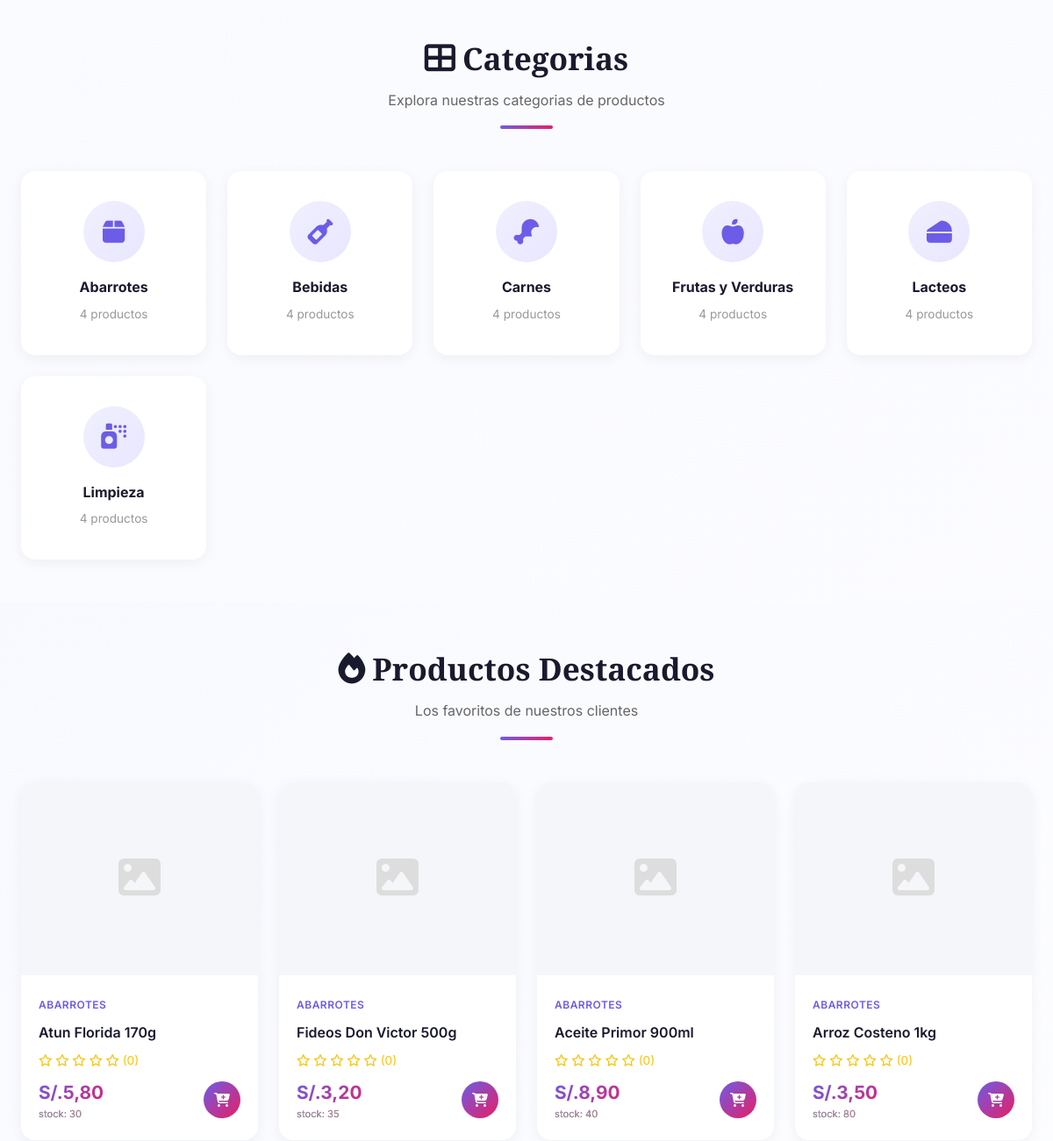
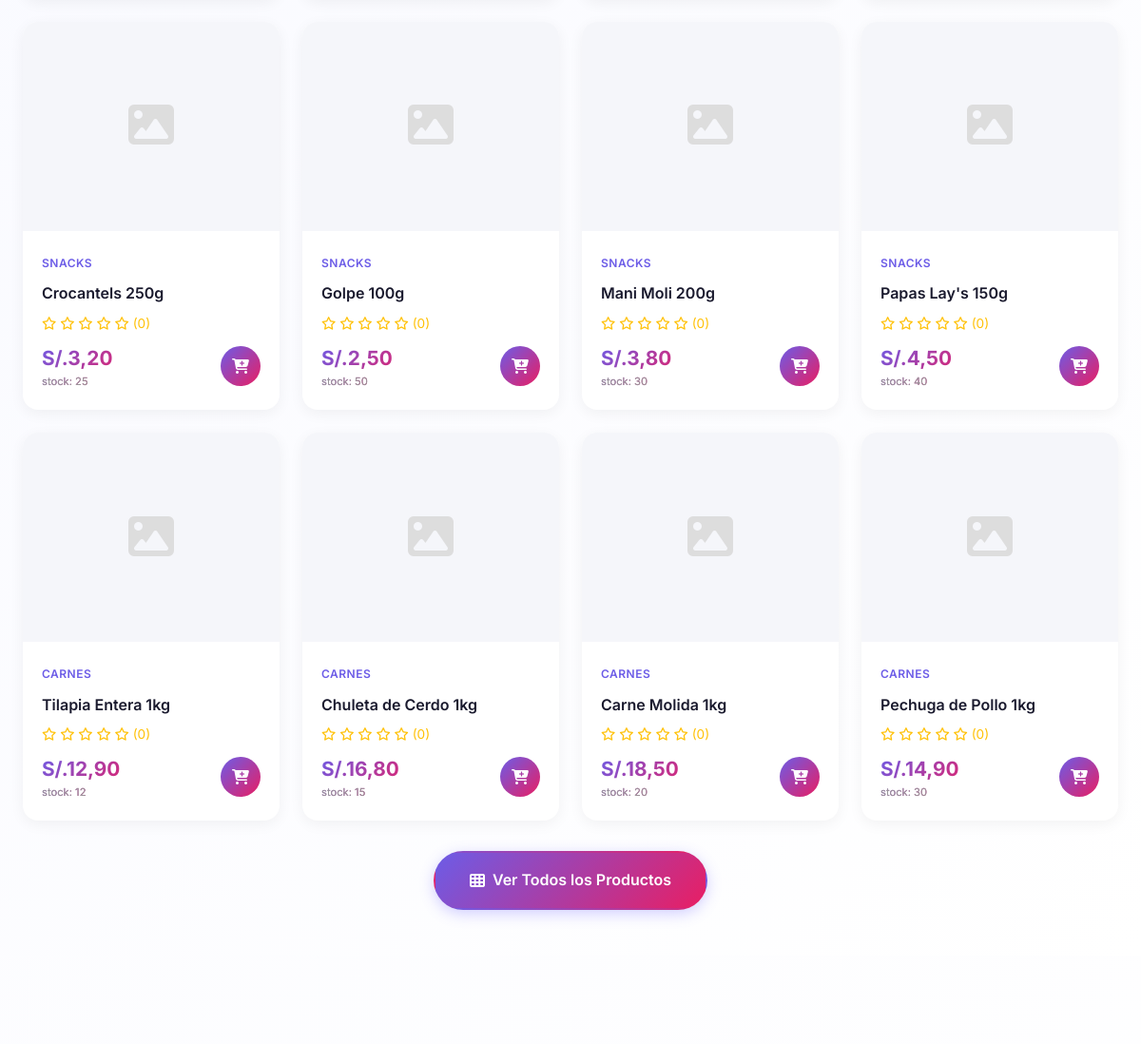
Before: / (middle part) with the older database file (2 pictures, top to bottom).
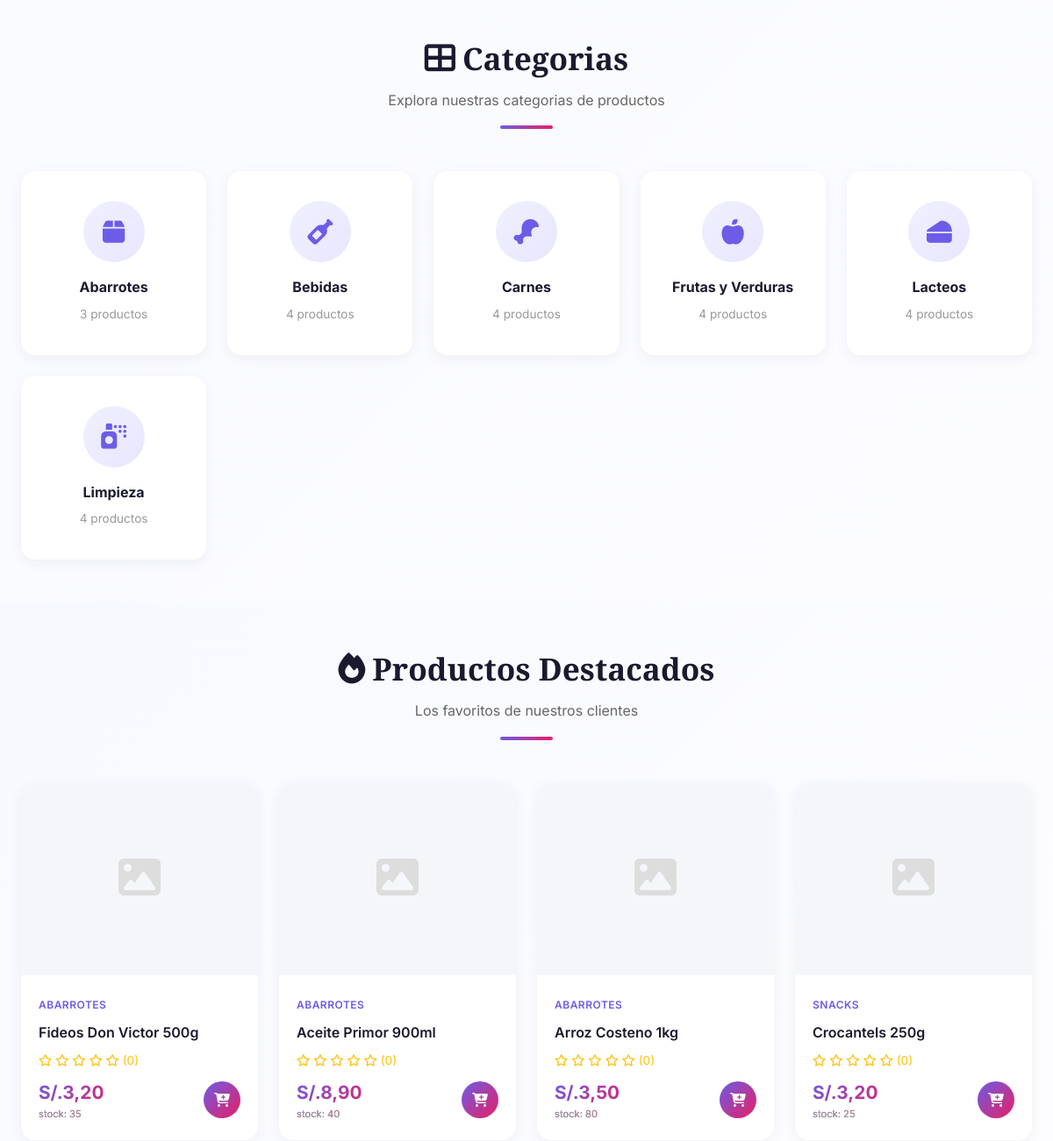
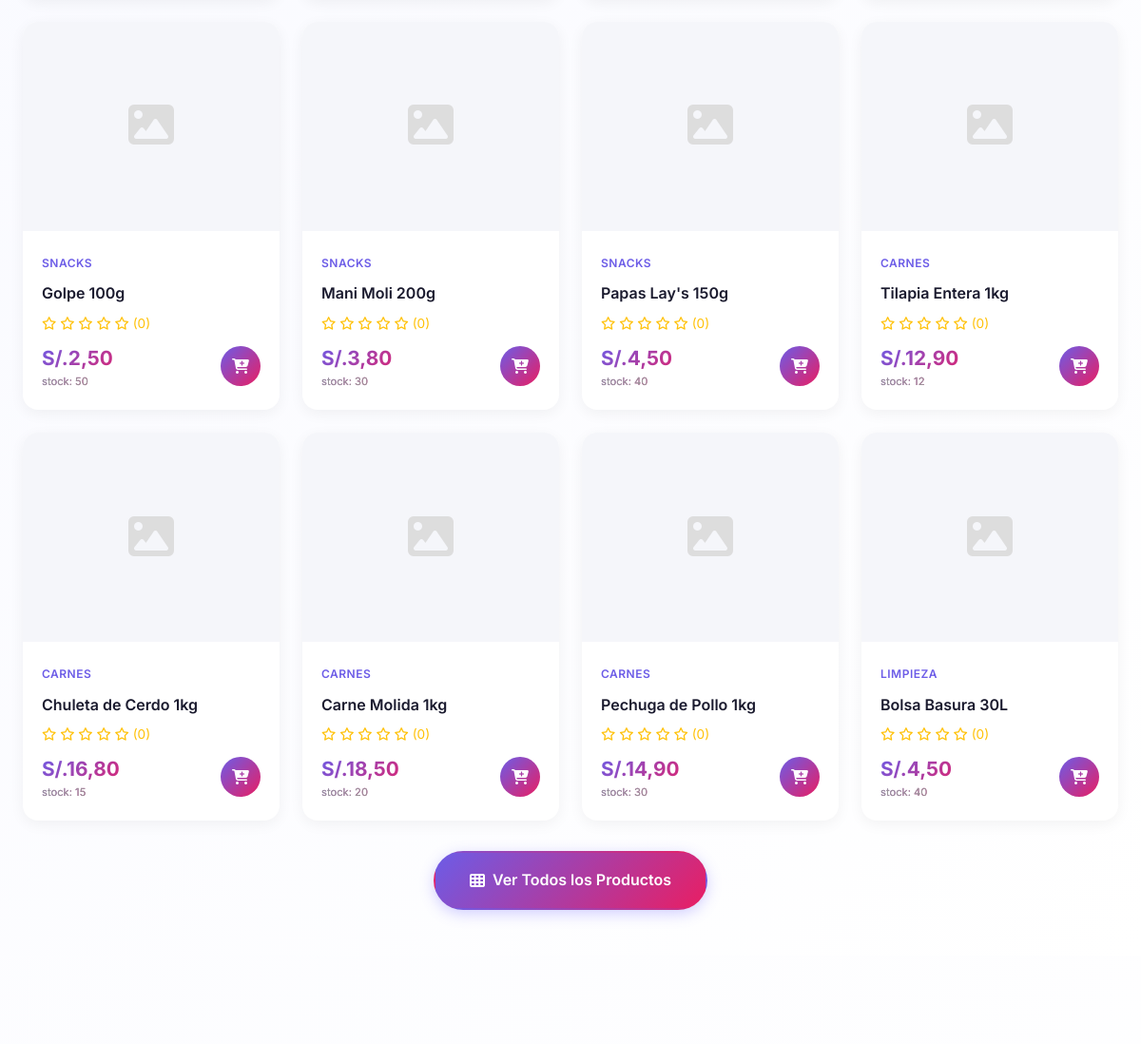
After: the same page with the newer database file (2 pictures, top to bottom).
### tienda/models.py (models this page shows, shortened)
class Category(models.Model):
    name = models.CharField(max_length=100)
    description = models.TextField(blank=True)
    image = models.ImageField(upload_to='categories/', blank=True, null=True)
    activa = models.BooleanField(default=True)
    created = models.DateTimeField(auto_now_add=True)
    class Meta:
        verbose_name_plural = 'categories'
        ordering = ['name']
    @property
    def product_count(self):
        return self.products.filter(activo=True).count()

class Product(models.Model):
    category = models.ForeignKey(Category, on_delete=models.CASCADE, related_name='products')
    name = models.CharField(max_length=200)
    description = models.TextField()
    price = models.DecimalField(max_digits=12, decimal_places=2)
    image = models.ImageField(upload_to='products/', blank=True, null=True)
    stock = models.PositiveIntegerField(default=0)
    activo = models.BooleanField(default=True)
    created = models.DateTimeField(auto_now_add=True)
    updated = models.DateTimeField(auto_now=True)
    class Meta:
        ordering = ['-created']
    @property
    def is_available(self):
        return self.activo and self.stock > 0
    @property
    def average_rating(self):
        reviews = self.reviews.all()
        if reviews.exists():
            return round(reviews.aggregate(models.Avg('rating'))['rating__avg'], 1)
        return 0

### tienda/views.py (the view)
# urls.py: path('', views.home, name='home'),
def home(request):
    products = Product.objects.filter(activo=True).select_related('category')[:12]
    categories = Category.objects.filter(activa=True)[:6]
    banners = Banner.objects.filter(activo=True)[:3]
    destacados = Product.objects.filter(activo=True).order_by('-created')[:4]
    return render(request, 'tienda/home.html', {
        'products': products,
        'categories': categories,
        'banners': banners,
        'destacados': destacados,
    })

### carrito/context_processors.py (called while the page is built)
def cart_count(request):
    count = 0
    if request.user.is_authenticated:
        cart, _ = Cart.objects.get_or_create(user=request.user)
        count = cart.total_items
    elif request.session.session_key:
        cart, _ = Cart.objects.get_or_create(session_key=request.session.session_key)
        count = cart.total_items
    return {'cart_count': count}

### templates/tienda/home.html (shortened to what this page needs)
{% extends 'base.html' %}
{% load static humanize %}
{% block content %}
<section class="section">
    <div class="container">
        <div class="section-header">
            <h2><i class="fas fa-th-large"></i> Categorias</h2>
            <p>Explora nuestras categorias de productos</p>
            <div class="line"></div>
        </div>
        <div class="categories-grid">
            {% for cat in categories %}
            <a href="{% url 'tienda:category_detail' cat.id %}" class="category-card">
                <div class="cat-icon">
                    {% if cat.name == 'Bebidas' %}<i class="fas fa-wine-bottle"></i>
                    {% elif cat.name == 'Lacteos' %}<i class="fas fa-cheese"></i>
                    {% elif cat.name == 'Panaderia' %}<i class="fas fa-bread-slice"></i>
                    {% elif cat.name == 'Frutas y Verduras' %}<i class="fas fa-apple-alt"></i>
                    {% elif cat.name == 'Limpieza' %}<i class="fas fa-spray-can"></i>
                    {% elif cat.name == 'Carnes' %}<i class="fas fa-drumstick-bite"></i>
                    {% elif cat.name == 'Snacks' %}<i class="fas fa-cookie-bite"></i>
                    {% elif cat.name == 'Abarrotes' %}<i class="fas fa-box"></i>
                    {% else %}<i class="fas fa-tag"></i>{% endif %}
                </div>
                <h3>{{ cat.name }}</h3>
                <span>{{ cat.product_count }} productos</span>
            </a>
            {% endfor %}
        </div>
    </div>
</section>
<section class="section" style="background:linear-gradient(135deg,#f8f9ff,#fff)">
    <div class="container">
        <div class="section-header">
            <h2><i class="fas fa-fire"></i> Productos Destacados</h2>
            <p>Los favoritos de nuestros clientes</p>
            <div class="line"></div>
        </div>
        <div class="products-grid">
            {% for p in products %}
            <div class="product-card">
                <div class="product-img">
                    {% if p.image %}
                        <img src="{{ p.image.url }}" alt="{{ p.name }}">
                    {% else %}
                        <span class="no-img"><i class="fas fa-image"></i></span>
                    {% endif %}
                </div>
                <div class="product-info">
                    <span class="product-category">{{ p.category.name }}</span>
                    <h3 class="product-name"><a href="{% url 'tienda:product_detail' p.id %}">{{ p.name }}</a></h3>
                    <div class="product-rating">
                        {% for i in "12345" %}
                            {% if forloop.counter <= p.average_rating %}<i class="fas fa-star"></i>{% else %}<i class="far fa-star"></i>{% endif %}
                        {% endfor %}
                        <span>({{ p.reviews.count }})</span>
                    </div>
                    <div class="product-bottom">
                        <div class="product-price">
                            S/.{{ p.price|intcomma }}
                            <small>stock: {{ p.stock }}</small>
                        </div>
                        {% if p.is_available %}
                        <a href="{% url 'carrito:add_to_cart' p.id %}" class="add-cart-btn" title="Agregar al carrito">
                            <i class="fas fa-cart-plus"></i>
                        </a>
                        {% endif %}
                    </div>
                </div>
            </div>
            {% endfor %}
        </div>
        <div style="text-align:center;margin-top:2rem">
            <a href="{% url 'tienda:product_list' %}" class="btn btn-primary btn-lg">
                <i class="fas fa-th"></i> Ver Todos los Productos
            </a>
        </div>
    </div>
</section>
<section class="section">
</section>
{% endblock %}

Changed rows visible on the page:
no longer on this page (row edited): Product: category.name "ABARROTES", name "Atun Florida 170g", reviews.count "0", price "5,80", stock "30", activo True (drawn)
computed for Category "Abarrotes": product_count "4" → "3"
now on this page (row unchanged): Product: category.name "LIMPIEZA", name "Bolsa Basura 30L", reviews.count "0", price "4,50", stock "40", activo True (drawn)
